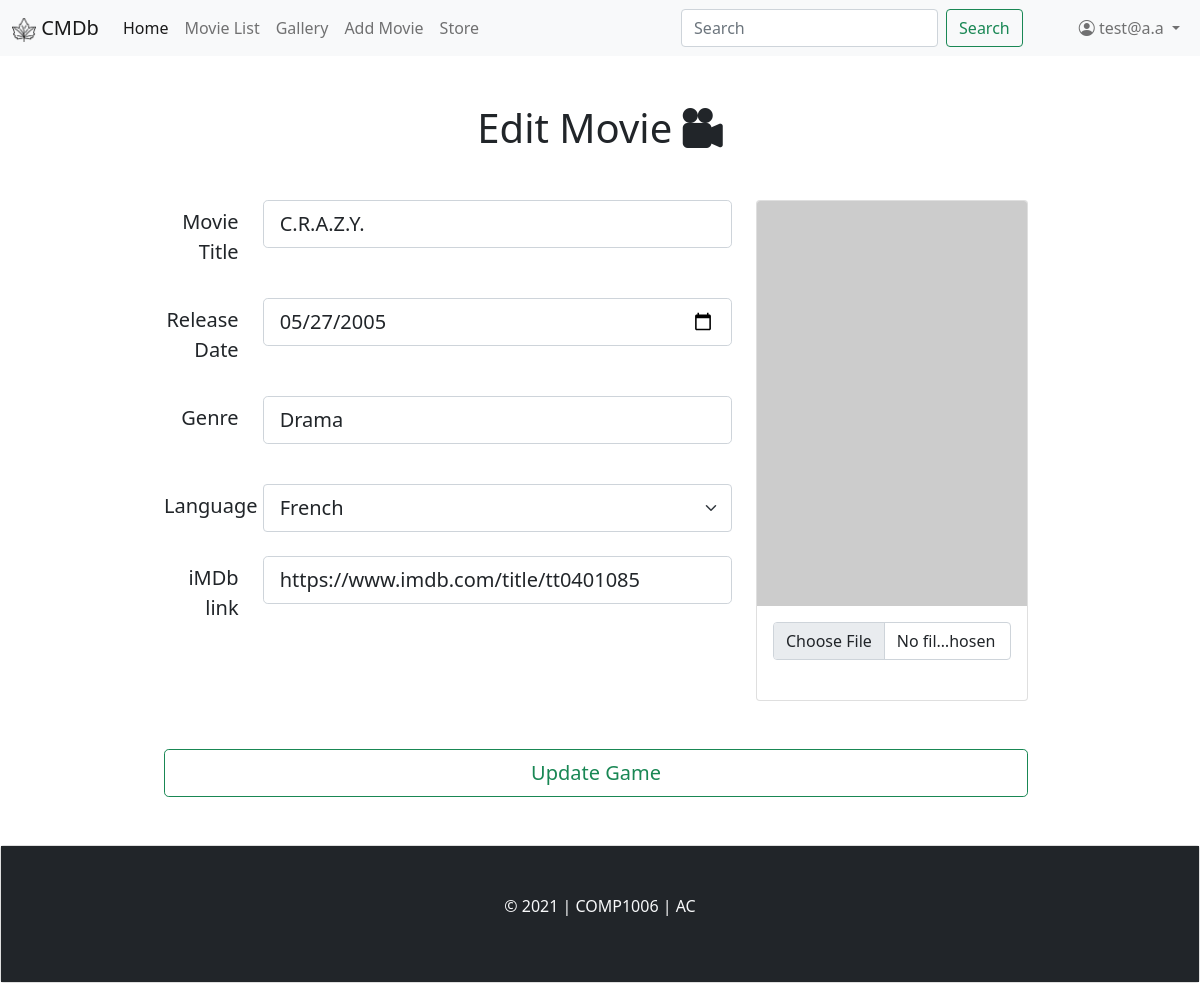
Screenshot of /movie-edit.php?movie_id=1 (signed in) with the database file from the repository.
### tables this page shows
CREATE TABLE `movies` (
  `movie_id` int NOT NULL AUTO_INCREMENT,
  `movie_title` varchar(50) DEFAULT NULL,
  `release_date` date DEFAULT NULL,
  `genre` varchar(32) DEFAULT NULL,
  `lang` enum('english','french') DEFAULT 'english',
  `url` varchar(100) DEFAULT NULL,
  `poster` varchar(100) DEFAULT NULL,
  PRIMARY KEY (`movie_id`)
);

CREATE TABLE `langs` (
  `lang_id` int NOT NULL AUTO_INCREMENT,
  `lang` varchar(7) DEFAULT NULL,
  PRIMARY KEY (`lang_id`)
);

### database.php (called while the page is built, shortened)
<?php
function db_queryAll($sql, $conn){
    try{
        $cmd = $conn->prepare($sql);
        $cmd -> execute();
        return $cmd->fetchAll();
    } catch (Exception $e) {
        header("Location: error.php");
    }
}
function db_queryOne($sql, $conn){
    try{
        $cmd = $conn->prepare($sql);
        $cmd -> execute();
        return $cmd->fetch();
    } catch (Exception $e) {
        header("Location: error.php");
    }
}
?>

### movie-edit.php (the view, shortened to what this page needs)
<?php
require_once 'validations.php';
require_once 'database.php';
$conn = db_connect();
    include_once './shared/top.php';
    if($_SERVER['REQUEST_METHOD'] == 'GET'){
        $id = filter_var($_GET['movie_id'], FILTER_SANITIZE_NUMBER_INT);
        $sql = "SELECT * FROM movies WHERE movie_id=" . $id;
        $movie = db_queryOne($sql, $conn);
    }
?>
<h1 class="text-center mt-5">Edit Movie <i class="bi bi-camera-reels-fill"></i></h1>
<div class="row mt-5 ms-1">
    <form class="row justify-content-center mb-5" method="POST" enctype="multipart/form-data">
        <div class="col-12 col-md-6">
            <div class="row mb-4">
                <label for="title" class="col-lg-2 col-0 col-form-label fs-5 text-lg-end text-center">Movie Title</label>
                <div class="col-lg-10 col-12">
                    <input required type="text" name="movie_title" class="<?= (isset($errors['title']) ? 'is-invalid ' : ''); ?>form-control form-control-lg" value="<?= $movie['movie_title'] ?>">
                </div>
            </div>
            <div class="row mb-4">
                <label for="date" class="col-lg-2 col-0 col-form-label fs-5 text-lg-end text-center">Release Date</label>
                <div class="col-lg-10 col-12">
                    <input type="date" name="release_date" class="<?= (isset($errors['date']) ? 'is-invalid ' : ''); ?>form-control form-control-lg" value="<?= $movie['release_date'] ?>">
                </div>
            </div>
            <div class="row mb-4">
                <label for="genre" class="col-lg-2 col-0 col-form-label fs-5 text-lg-end text-center">Genre</label>
                <div class="col-lg-10 col-12">
                    <input type="text" name="genre" class="<?= (isset($errors['genre']) ? 'is-invalid ' : ''); ?>form-control form-control-lg" value="<?php echo ucfirst($movie['genre']) ?>">
                </div>
            </div>
            <div class="row mb-4">
                <label class="col-lg-2 col-0 col-form-label fs-5 text-lg-end text-center" for="language">Language</label>
                <div class="col-lg-10 col-12">
                    <select name="language" class="form-select form-select-lg">
                        <?php
                            $sql = "SELECT lang FROM langs ORDER BY lang";
                            $langs = db_queryAll($sql, $conn);
                            foreach ($langs as $eachlang){
                                echo "<option value=" . $eachlang["lang"] . ((strtolower($movie['lang']) == $eachlang['lang']) ? " selected" : " ") . ">" . ucfirst($eachlang["lang"]) . "</option>";
                            }
                        ?>
                    </select>
                </div>
            </div>
            <div class="row mb-4">
                <label for="imdb" class="col-lg-2 col-0 col-form-label fs-5 text-lg-end text-center">iMDb link</label>
                <div class="col-lg-10 col-12">
                    <input required pattern="https:\/\/www.imdb.com\/title\/tt[0-9]{7}"  type="text" name="imdb" class="<?= (isset($errors['imdb']) ? 'is-invalid ' : ''); ?>form-control form-control-lg" value="<?php echo $movie['url'] ?>">
                </div>
            </div>
        </div>
        <div class="col-12 col-sm-3 mb-5">
            <div class="card">
                <img id="cover" src="<?= (isset($movie['poster'])) ? ("./uploads/" . $movie['poster']) : "https://dummyimage.com/320x480" ?>" class="card-img-top" alt="game cover">
                <div class="card-body">
                    <input id="choosefile" type="file" name="pic" class="form-control">
                </div>
                <p class="px-3 pb-2 text-danger"><?= $errors['pic'] ?? ''; ?></p>
            </div>
        </div>
        <div class="row justify-content-center col-12 col-md-9">
            <button class="btn btn-outline-success btn-lg">Update Game</button>
        </div>
    </form>
</div>
<?php
include_once './shared/footer.php';
?>

### rows the page displays
movies: movie_title "C.R.A.Z.Y.", release_date "05/27/2005", genre "Drama", language "French", imdb "https://www.imdb.com/title/tt0401085"

### other values shown
$_SESSION['username'] "test@a.a"
